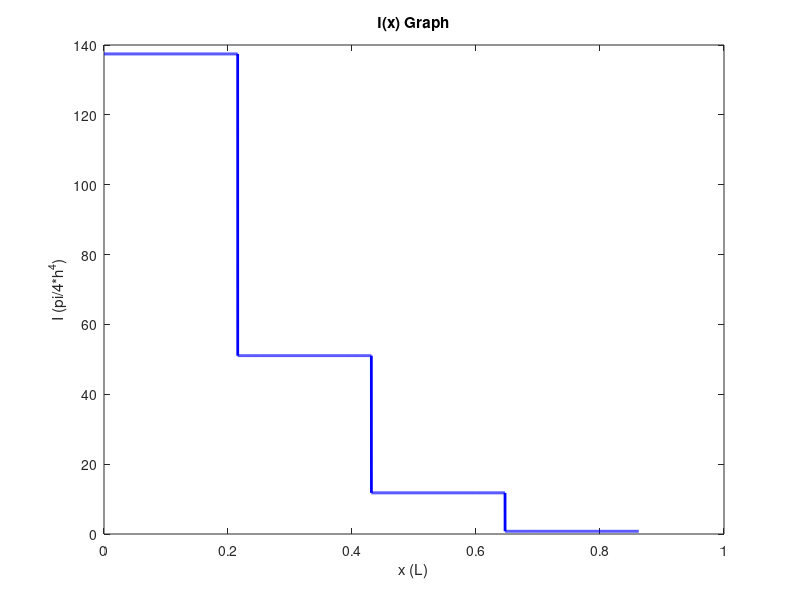

Here is the MATLAB script that generated this plot: (Note: this script raises an error after producing the figure.)
%% Second Moment of Area

% Clear previous data and command window
clear;
clc;

% Set knowns
N = 4;
L = 0.8625;
h = 1;
x = 0:0.0001:L;

% Find first value of I, aka max I value, used later in loop for graph
I1 = pi/4*h^4*(N^4-(N-1)^4); 

% Pre-allocate space
a = zeros(N-1,1);

% Set range for values to be filled according to how many x values there are, going this route helps prevent errors regarding tryng to input an array starting at zero for functions that only accept positive integers
for i = 1:numel(x) 
    
    % Set range for values according to how many sections are chosen, basically the values for the summation 
    for n = 1:N-1 
        
        % Find and set the amount dropped per section in an array a
        a(n) = I1 - h^4*((N-n).^4-(N-n-1).^4); 
        
        % First section of plot, ranging from 0 to L/N (assumes n=1 as first n in n*L/N)
        if (x(i)>=0) && (x(i) < L/N) 
            
            % Value for I in first section of plot is maximum I value (I1 solved for in lines previous)
            I(i)=I1; 
            
        % Run through the following sections of plot according to n, ie 2*L/N,3*L/N,4*L/N, etc. until final range is reached
        elseif (x(i) >= n*L/N) && (x(i) <= (n+1)*L/N) 
        
        % Find value for I in given section, set value in the array I
            I(i) = pi/4*h^4*(I1 - a(n)); 
            
        end
        
    end
    
end

% Plot all values of x versus all values of I
plot(x, I, 'blue', 'LineWidth', 2) 
xlabel('x (L)')
ylabel('I (pi/4*h^4)')
title('I(x) Graph')

% Export Plot
ax = gca;
ax.YAxis.Exponent = 0;
exportgraphics(ax, 'figures/curve_I.png', 'Resolution', 300)

